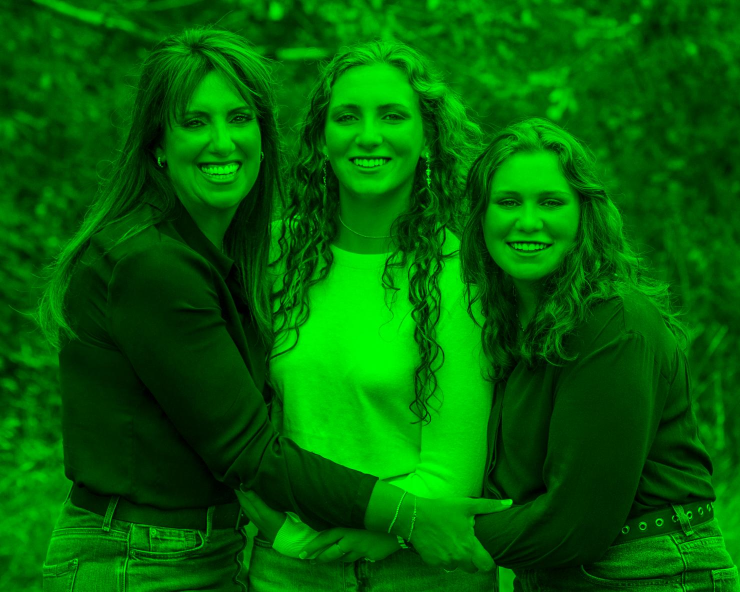
#> input picture imagesApp/images/filter1.jpg, 1480 x 1184 px, given in place of image.jpg, which was not available (shown at 1/2 size)
$ python madsFilter.py
#> lines starting #> are read from the running program, lines starting #| are printed output that depends on the picture; pictures that were not available may be replaced by others from this repository, and a replacement may not be noted
# importing PIL.Image library and os library

from PIL import Image  # from PIL import Image
import os

# Deletes old created images if they exist
images = [
    "combinedFilters.jpg",
    "filter1.jpg",
    "filter2.jpg",
    "filter3.jpg",
    "grey.jpg",
]

# had to add path, change to "" for repl
pictureDir = "/Users/james/dev/python/learningPython/images/"
# List Comprehensions
images = [pictureDir + image for image in images]
# Remove old images
# Map
list(map(lambda fn: os.remove(fn) if os.path.exists(fn) else None, images))

# Adds two blank lines before any output
print("\n\n")

# Opens image - upload a Local File into repl.it
img = Image.open(pictureDir + "image.jpg")
#> img is the input picture: PIL image 1480x1184 RGB; mean R, G, B 1.7, 98.3, 1.7

# Rescale image size down, if original is too large
width = img.width
#> width = 1480
height = img.height
#> height = 1184
mwidth = width // 1000
#> mwidth = 1
mheight = height // 1000
#> mheight = 1
if mwidth > mheight:
    scale = mwidth
else:
    scale = mheight
#> scale = 1
if scale != 0:
    img = img.resize((width // scale, height // scale))


def filterGreyLogic(p):
    r = p[0]
    g = p[1]
    b = p[2]
    # Perform pixel manipulation and stores results
    # to a new red, green and blue components
    newr = (r + g + b) // 3
    newg = (r + g + b) // 3
    newb = (r + g + b) // 3
    return newr, newg, newb


def grey():
    return dynamicFilter(filterGreyLogic)


# was filter1()
# returns r,g,b
def filter1Logic(pixel):
    return 0, pixel[1], 0


def dynamicFilter(rgbModFunc):
    print("Code for dynamicFilter")
    # Creates an ImageCore Object from original image
    pixels = img.getdata()
    # Creates empty array to hold new pixel values
    new_pixels = []
    # For every pixel from our original image, it saves
    # a copy of that pixel to our new_pixels array
    for p in pixels:
        new_pixels.append(p)
#> this loop made 1752320 passes
#> p on passes 1 to 3: (0, 76, 2), (1, 77, 3), (2, 78, 4)
#> after the loop, new_pixels = 1752320 items
    # Starts at the first pixel in the image
    location = 0
    # Continues until it has looped through all pixels
    while location < len(new_pixels):
        # Gets the current color of the pixel at location
        p = new_pixels[location]
        newr, newg, newb = rgbModFunc(p)
        # Assign new red, green and blue components to pixel
        # at that specific location
        new_pixels[location] = (newr, newg, newb)
        # Changes the location to the next pixel in array
        location = location + 1
#> this loop made 1752320 passes
#> (newr, newg, newb) on passes 1 to 3: (26, 26, 26), (27, 27, 27), (28, 28, 28)
#> after the loop, location = 1752320
    # Creates a new image, the same size as the original
    # using RGB value format
    newImage = Image.new("RGB", img.size)
#> newImage: PIL image 1480x1184 RGB; every value is 0
    # Assigns the new pixel values to newImage
    newImage.putdata(new_pixels)
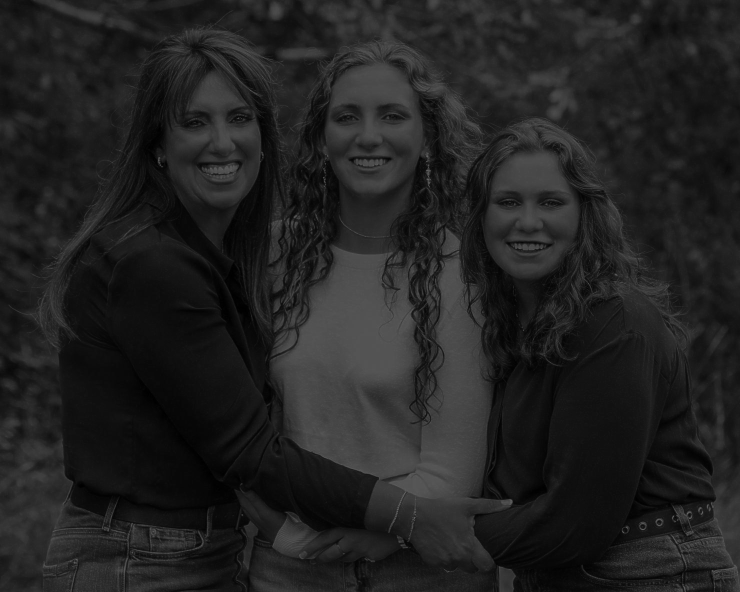
#> newImage: PIL image 1480x1184 RGB (shown at 1/2 size); min 0, max 120, mean 33.6
    # Sends the newImage back to the main portion of program
    return newImage


def filter1():
    print("Code for filter1")
    return dynamicFilter(filter1Logic)


#####################################
#    Your Filters with User Input   #
#####################################


# was filter1()
# returns r,g,b
def filter2Logic(p):
    r = p[0]
    g = p[1]
    b = p[2]
    # Perform pixel manipulation and stores results
    # to a new red, green and blue components
    newr = (r + g) // 2
    newg = (g + b) // 6
    newb = (r + b) // 3
    return newr, newg, newb


def filter2():
    print("Code for filter2")
    return dynamicFilter(filter2Logic)


def saveImage(file, name):
    file.save(pictureDir + name)


def filter3Logic(p):
    r = p[0]
    g = p[1]
    b = p[2]
    # Perform pixel manipulation and stores results
    # to a new red, green and blue components
    newr = (g * b) // 2
    newg = (r * g) // 5
    newb = (r * b) // 10
    return newr, newg, newb


def filter3():
    print("Code for filter3")
    return dynamicFilter(filter3Logic)


# Creates the four filter images and saves them to our files
a = grey()
saveImage(a, "grey.jpg")
b = filter1()
#> the loop in dynamicFilter (call 2), `for p in pixels:` made 1752320 passes
#> the loop in dynamicFilter (call 2), `while location < len(new_pixels):` made 1752320 passes
#> (p, newg) on passes 1 to 3: ((0, 76, 2), 76), ((1, 77, 3), 77), ((2, 78, 4), 78)
saveImage(b, "filter1.jpg")
c = filter2()
#> the loop in dynamicFilter (call 3), `for p in pixels:` made 1752320 passes
#> in dynamicFilter (call 3), `newImage.putdata(new_pixels)`:
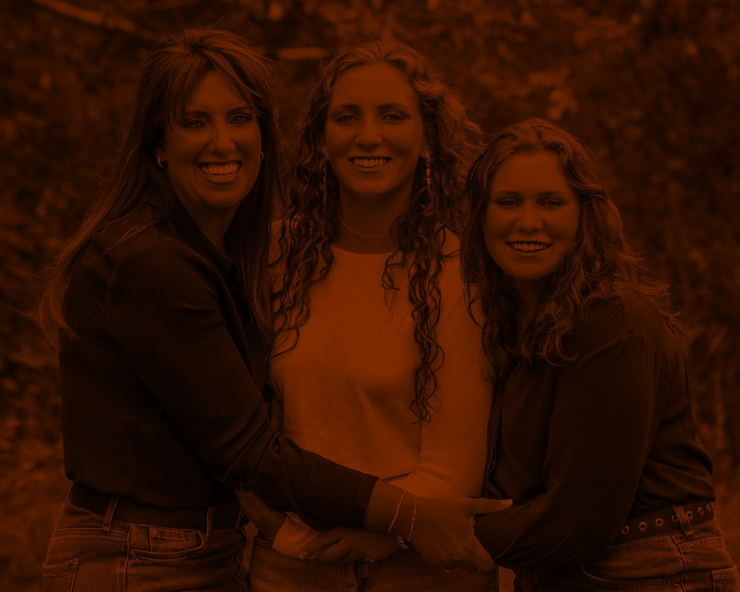
#> newImage: PIL image 1480x1184 RGB (shown at 1/2 size); mean R, G, B 49.7, 16.2, 0.9
saveImage(c, "filter2.jpg")
d = filter3()
#> the loop in dynamicFilter (call 4), `for p in pixels:` made 1752320 passes
#> in dynamicFilter (call 4), `newImage.putdata(new_pixels)`:
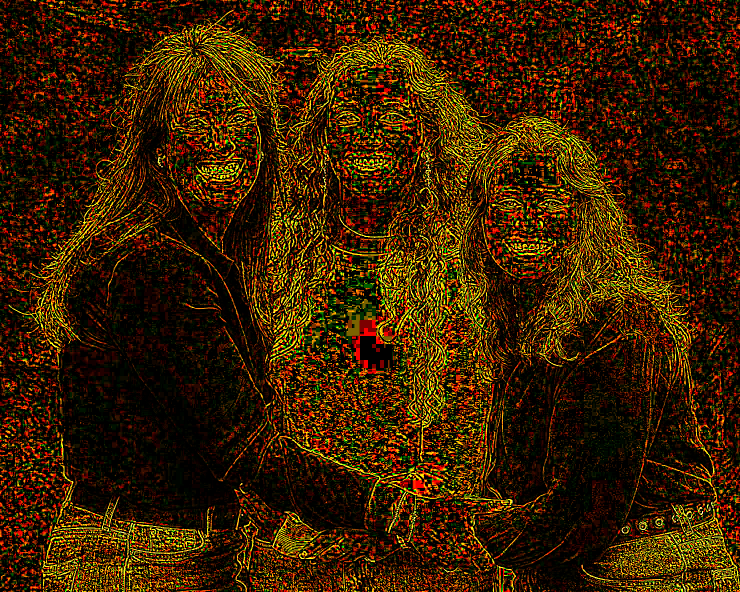
#> newImage: PIL image 1480x1184 RGB (shown at 1/2 size); mean R, G, B 57.9, 30.9, 1.2
saveImage(d, "filter3.jpg")

# Image filter names for use below
f1 = "filter1"
f2 = "filter2"
f3 = "filter3"

# Apply multiple filters through prompts with the user
#> (the run stopped early here; a loop or call above may not have finished)
